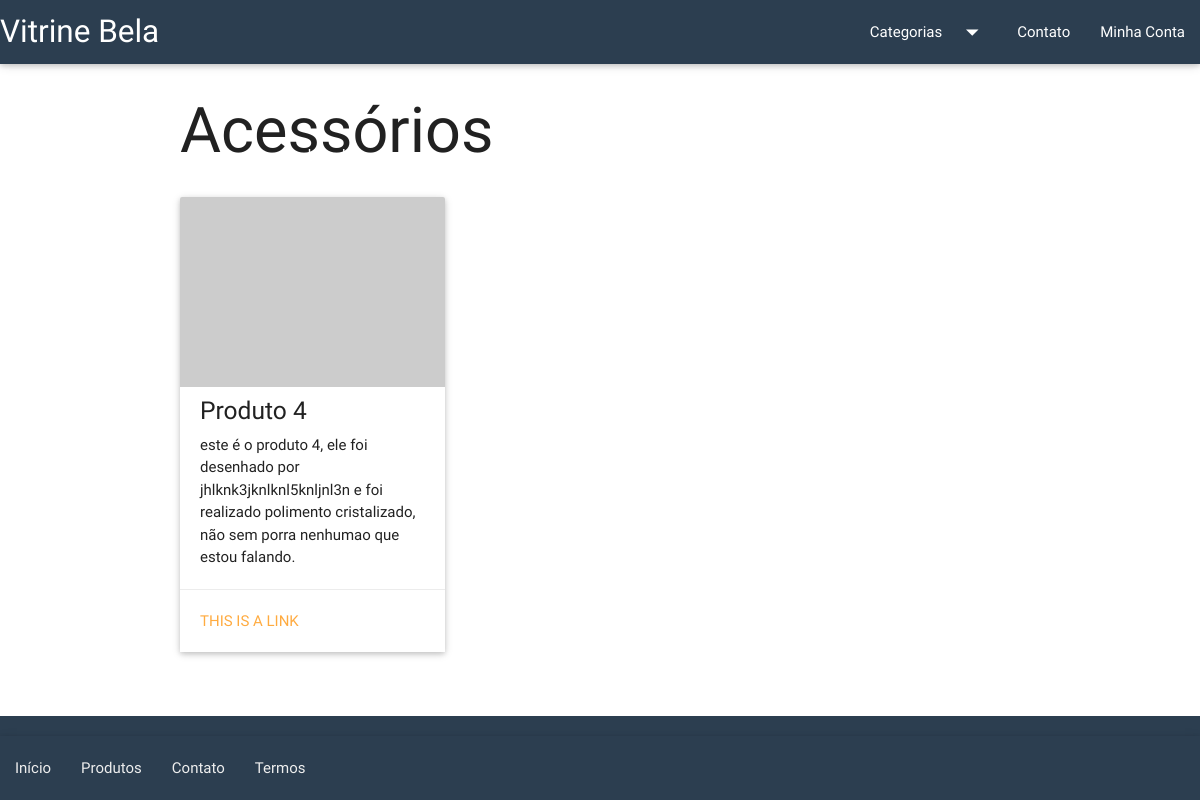
/catalogo/acessorios/, run on an earlier commit of the app's database.
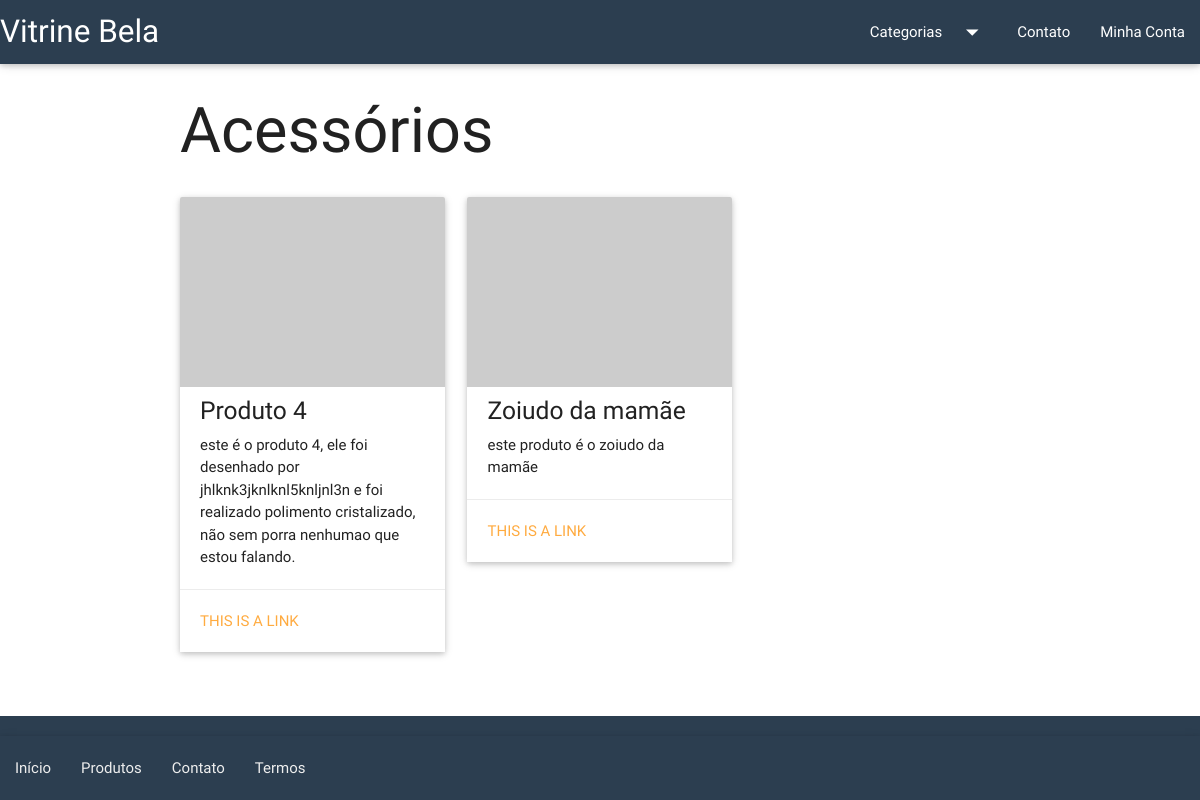
And on a later commit of the database.
### vitrinebela/catalog/models.py (models this page shows)
class Product(models.Model):
    name = models.CharField('Nome', max_length=100)
    slug = models.SlugField('Identificador', max_length=100)
    category = models.ForeignKey('catalog.Category', verbose_name='Categoria')
    description = models.TextField('Descrição', blank=True)
    price = models.DecimalField('Preço', decimal_places=2, max_digits=8)
    created = models.DateTimeField('Criado em', auto_now_add=True)
    modified = models.DateTimeField('Modificado em', auto_now=True)
    class Meta:
        verbose_name ='Produto'
        verbose_name_plural = 'Produtos'
        ordering = ['name']
    def __str__(self):
        return self.name
    def get_absolute_url(self):
        return reverse('catalog:product', kwargs={'slug': self.slug})

### vitrinebela/catalog/views.py (the view)
# urls.py: url(r'^(?P<slug>[\w_-]+)/$', views.category_list, name='category_list'),
def category_list(request, slug):
    category = Category.objects.get(slug=slug)
    context = {
        'current_category': category,
        'product_list': Product.objects.filter(category=category),
    }
    return render(request, 'catalog/category_list.html', context)

### vitrinebela/catalog/context_processors.py (called while the page is built)
def categories(request):
    return {
        'categories': Category.objects.all()
    }

### vitrinebela/catalog/models.py (called while the page is built)
    def __str__(self):
        return self.name

    def get_absolute_url(self):
        return reverse('catalog:category_list', kwargs={'slug': self.slug})

### vitrinebela/catalog/templates/catalog/category_list.html (shortened to what this page needs)
{% extends "base.html" %}
{% load static %}
{% block container %}
<div class="page-header">
    <h1>{{ current_category }}</h1>
</div>
<div>
  <div class="row">
    {% for product in product_list %}
        <div class="col s4 m4">
          <div class="card">
            <div class="card-image">
              <img src="http://placehold.it/350x250" class="responsive-img">
              <span class="card-title">Creme de barbear</span>
            </div>
            <div class="card-content">
                <h5>{{ product }}</h5>
                {{ product.description|linebreaks }}
            </div>
            <div class="card-action">
              <a href="{{ product.get_absolute_url }}">This is a link</a>
            </div>
          </div>
        </div>
    {% endfor %}
  </div>
</div>
{% endblock %}

What changed in the data, as far as the page shows it:
added Product: name "Zoiudo da mamãe", description "este produto é o zoiudo da mamãe"
